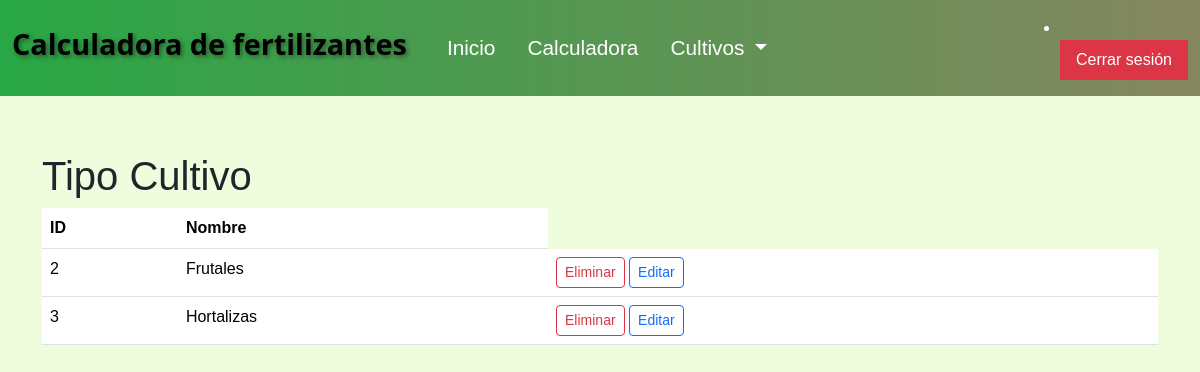
/cultivos/lista_tipo_cultivo/ (signed in), run on an earlier commit of the app's database.
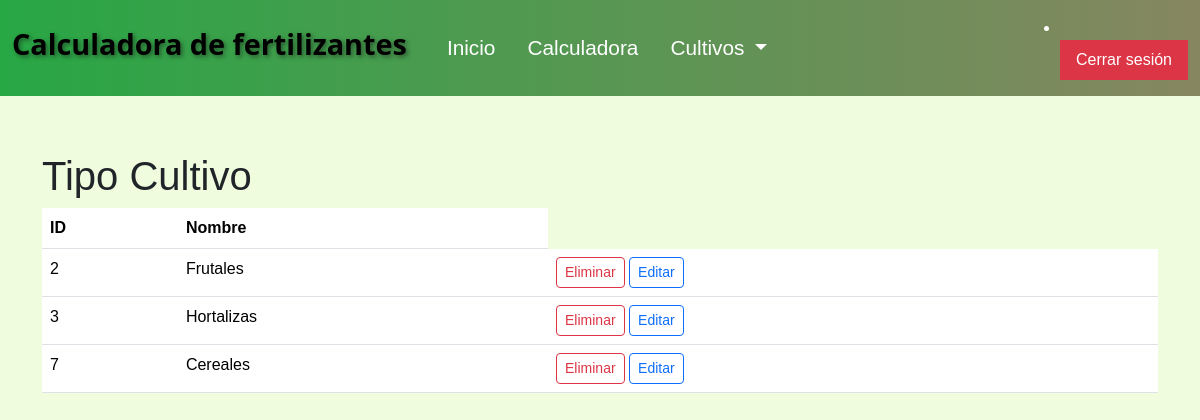
And on a later commit of the database.
### cultivos/models.py (models this page shows, shortened)
class TipoCultivo(models.Model):
    nombre = models.CharField( max_length = 50)

### cultivos/views.py (the view)
# urls.py: path('lista_tipo_cultivo/', views.ListaTipoCultivo.as_view(), name='lista_tipo_cultivo'),
class ListaTipoCultivo(LoginRequiredMixin,ListView):
    model = TipoCultivo

### cultivos/templates/cultivos/tipocultivo_list.html (shortened to what this page needs)
{% extends 'base.html' %}
{% block contenido %}
<h1>Tipo Cultivo</h1>
    <table class="table">
        <thead>
            <tr>
                <th>ID</th>
                <th>Nombre</th>
            </tr>
        </thead>
        <tbody>
            {% for tipo in object_list %}
            <tr>
                <td>{{tipo.id}}</td>
                <td>{{tipo.nombre}}</td>
                <td>
                    <a class="btn btn-outline-danger btn-sm" href="{% url 'eliminar_tipo_cultivo' tipo.id%}">Eliminar</a>
                    <a class="btn btn-outline-primary btn-sm" href="{% url 'editar_tipo_cultivo' tipo.id%}">Editar</a>
                </td>
            </tr>
            {% endfor %}
        </tbody>
    </table>
{% endblock contenido %}

What changed in the data, as far as the page shows it:
added TipoCultivo: id "7", nombre "Cereales"
